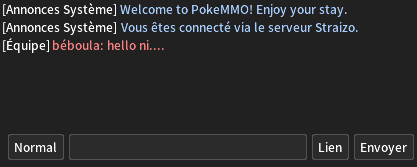
#> input picture image/chatImage.png, 417 x 167 px
$ python -i image.py   (imports and definitions only)
#> lines starting #> are read from the running program, lines starting #| are printed output that depends on the picture
#> further down, picture is the input picture: shape (167, 417, 3); mean B, G, R 43.3, 42.4, 42.2
import cv2
import numpy as np

## CONSTANT
CHAT_PADDING = 33

class Image:
    def __init__(self,image):
        self.image = image

    def cropChat(self):
        # On prend le quart bas gauche du screen
        ht, wd = self.image.shape[:2]
#> ht = 167; wd = 417
        self.image = self.image[int(ht/2):ht, 0:int(wd/2)]
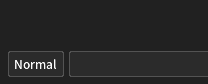
#> self.image: shape (84, 208, 3); min 33, max 251, mean 38.6

        ## Mask en fonction de la couleur de fond du chat : #222222
        BlueMin = np.array([34, 34, 34],np.uint8)
        BlueMax = np.array([34, 34, 34],np.uint8)
        mask = cv2.inRange(self.image, BlueMin, BlueMax)
#> mask: shape (84, 208); every value is 0

        # Récupération du contour du chat
        contours = cv2.findContours(mask, cv2.RETR_EXTERNAL, cv2.CHAIN_APPROX_SIMPLE)
#> contours = 0 contours
        contours = contours[0] if len(contours) == 2 else contours[1]
#> contours = []
#> (the run stopped early here; a loop or call above may not have finished)
